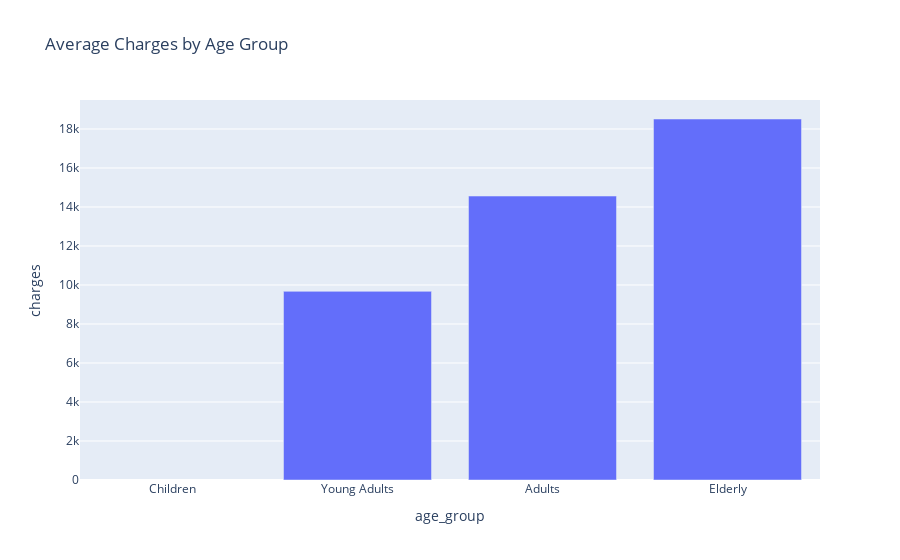

Notebook source saved alongside this figure:
### Markdown cell above
Smokers are charged much more than non-smokers, regardless of sex.
Gender differences are small compared to the smoker effect.

### Code cell
#4. Charges by age groups (Plotly bar chart)

# Define bins
bins = [0, 18, 35, 55, 100]
labels = ["Children", "Young Adults", "Adults", "Elderly"]
df["age_group"] = pd.cut(df["age"], bins=bins, labels=labels, right=False)

age_group_charges = df.groupby("age_group")["charges"].mean().reset_index()

fig = px.bar(age_group_charges, x="age_group", y="charges",
             title="Average Charges by Age Group")
fig.show()

### Figure 1 — Plotly figure (JSON) as saved in the notebook; plotly's stock layout.template omitted (floating-point values rounded to 4 significant figures)
{"data": [{"alignmentgroup": "True", "hovertemplate": "age_group=%{x}<br>charges=%{y}<extra></extra>", "legendgroup": "", "marker": {"color": "#636efa", "pattern": {"shape": ""}}, "name": "", "offsetgroup": "", "orientation": "v", "showlegend": false, "textposition": "auto", "type": "bar", "x": ["Children", "Young Adults", "Adults", "Elderly"], "xaxis": "x", "y": [null, 9673.0, 14560.0, 18510.0], "yaxis": "y"}], "layout": {"barmode": "relative", "legend": {"tracegroupgap": 0}, "title": {"text": "Average Charges by Age Group"}, "xaxis": {"anchor": "y", "domain": [0, 1], "title": {"text": "age_group"}}, "yaxis": {"anchor": "x", "domain": [0, 1], "title": {"text": "charges"}}}}
